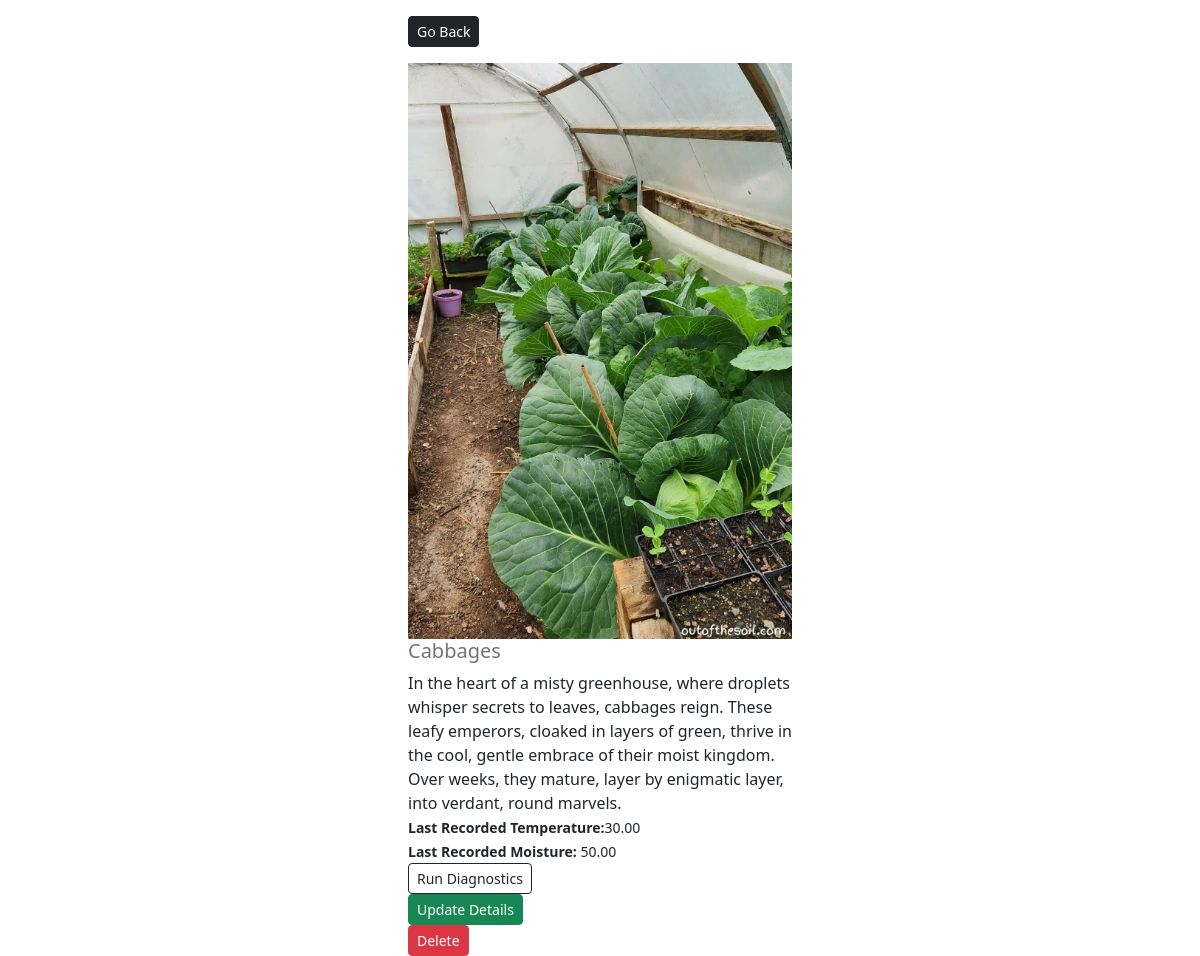
/mygreenhouse/crop-detail/3/, run on the app's committed database.
### crops/models.py (models this page shows, shortened)
class Crop(models.Model):
    name = models.CharField(max_length=100)
    description = models.TextField(max_length=300)
    image = models.ImageField(null=False, blank=False, upload_to='images/')
    temperature = models.DecimalField(max_digits=4, decimal_places=2)
    moisture = models.DecimalField(max_digits=4, decimal_places=2)
    class Meta:
        ordering = ['name']

### crops/views.py (the view)
# urls.py: path('crop-detail/<str:id>/', views.crop_detail, name='crop-detail'),
def crop_detail(request, id):
    crop = Crop.objects.get(pk=id)
    context = {'crop': crop}
    return render(request, 'crops/crop-detail.html', context)

### crops/templates/crops/crop-detail.html
{% extends 'crops/base.html' %}
{% load static %}
{% block content %}
    <div class="row justify-content-center">
        <div class="col-md-4">
            <div class="">
                <a href="{% url 'home' %}" class="my-3 btn btn-dark btn-sm">Go Back</a>
            </div>
            <div style="height: 90vh">
                <img class="img-fluid text-center" style="max-width: 100%; max-height: 100%" src="{{ crop.image.url }}" alt="image gone">
                <h5 class="text-muted"> {{ crop.name }} </h5>
                <quote>{{ crop.description }}</quote><br>
                <small><b>Last Recorded Temperature:</b>{{crop.temperature}}</small><br>
                <small><b>Last Recorded Moisture:</b> {{ crop.moisture }}</small><br>
                <a href="{% url 'diagnostics' %}" class="btn btn-outline-dark btn-sm">Run Diagnostics</a><br>
                <a href="{% url 'edit-crop' crop.id %}" class="btn btn-success btn-sm">Update Details</a><br>
                <a href="{% url 'delete-crop' crop.id %}" class="btn btn-danger btn-sm">Delete</a><br>
            </div>
        </div>
    </div>
{% endblock %}

### data on the page
Crop: image (picture), name "Cabbages", description "In the heart of a misty greenhouse, where droplets whisper secrets to leaves, cabbages reign. These leafy emperors, cloaked in layers of green, thrive in the cool, gentle embrace of their moist kingdom. Over weeks, they mature, layer by enigmatic layer, into verdant, round marvels.", temperature "30.00", moisture "50.00"
